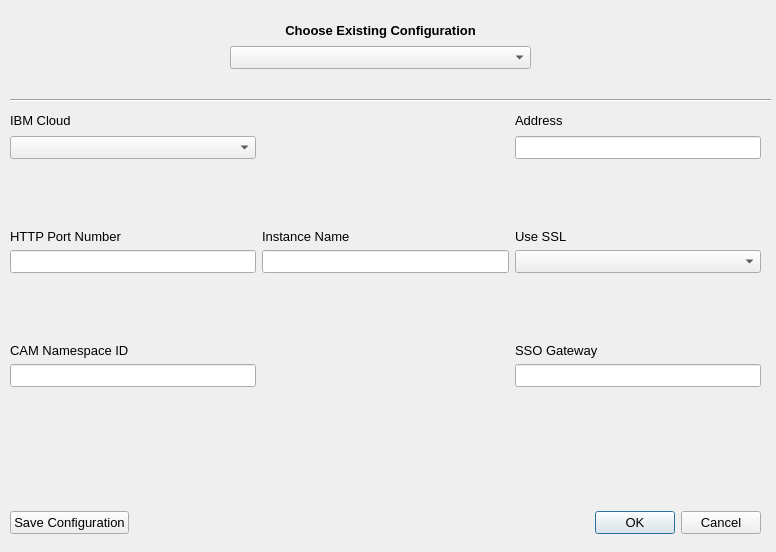
<?xml version="1.0" encoding="UTF-8"?>
<ui version="4.0">
 <class>update_window</class>
 <widget class="QDialog" name="update_window">
  <property name="geometry">
   <rect>
    <x>0</x>
    <y>0</y>
    <width>776</width>
    <height>552</height>
   </rect>
  </property>
  <property name="font">
   <font>
    <pointsize>10</pointsize>
   </font>
  </property>
  <property name="windowTitle">
   <string>ACG Model Cleanup - Update Configuration</string>
  </property>
  <property name="windowIcon">
   <iconset resource="resources.qrc">
    <normaloff>:/ACG.ico</normaloff>:/ACG.ico</iconset>
  </property>
  <widget class="QWidget" name="verticalLayoutWidget">
   <property name="geometry">
    <rect>
     <x>230</x>
     <y>20</y>
     <width>301</width>
     <height>49</height>
    </rect>
   </property>
   <layout class="QVBoxLayout" name="verticalLayout">
    <item>
     <widget class="QLabel" name="label">
      <property name="font">
       <font>
        <pointsize>10</pointsize>
        <weight>75</weight>
        <bold>true</bold>
       </font>
      </property>
      <property name="text">
       <string>Choose Existing Configuration</string>
      </property>
      <property name="alignment">
       <set>Qt::AlignCenter</set>
      </property>
     </widget>
    </item>
    <item>
     <widget class="QComboBox" name="cmb_config"/>
    </item>
   </layout>
  </widget>
  <widget class="Line" name="line">
   <property name="geometry">
    <rect>
     <x>10</x>
     <y>90</y>
     <width>761</width>
     <height>20</height>
    </rect>
   </property>
   <property name="orientation">
    <enum>Qt::Horizontal</enum>
   </property>
  </widget>
  <widget class="QWidget" name="gridLayoutWidget">
   <property name="geometry">
    <rect>
     <x>10</x>
     <y>110</y>
     <width>751</width>
     <height>341</height>
    </rect>
   </property>
   <layout class="QGridLayout" name="gridLayout">
    <item row="2" column="0">
     <spacer name="verticalSpacer">
      <property name="orientation">
       <enum>Qt::Vertical</enum>
      </property>
      <property name="sizeHint" stdset="0">
       <size>
        <width>20</width>
        <height>40</height>
       </size>
      </property>
     </spacer>
    </item>
    <item row="5" column="0">
     <spacer name="verticalSpacer_2">
      <property name="orientation">
       <enum>Qt::Vertical</enum>
      </property>
      <property name="sizeHint" stdset="0">
       <size>
        <width>20</width>
        <height>40</height>
       </size>
      </property>
     </spacer>
    </item>
    <item row="6" column="0">
     <widget class="QLabel" name="label_7">
      <property name="text">
       <string>CAM Namespace ID</string>
      </property>
     </widget>
    </item>
    <item row="3" column="2">
     <widget class="QLabel" name="label_6">
      <property name="text">
       <string>Use SSL</string>
      </property>
     </widget>
    </item>
    <item row="0" column="1">
     <spacer name="horizontalSpacer">
      <property name="orientation">
       <enum>Qt::Horizontal</enum>
      </property>
      <property name="sizeHint" stdset="0">
       <size>
        <width>40</width>
        <height>20</height>
       </size>
      </property>
     </spacer>
    </item>
    <item row="4" column="2">
     <widget class="QComboBox" name="cmb_ssl"/>
    </item>
    <item row="4" column="1">
     <widget class="QLineEdit" name="le_instance"/>
    </item>
    <item row="6" column="2">
     <widget class="QLabel" name="label_8">
      <property name="text">
       <string>SSO Gateway</string>
      </property>
     </widget>
    </item>
    <item row="0" column="2">
     <widget class="QLabel" name="label_3">
      <property name="text">
       <string>Address</string>
      </property>
     </widget>
    </item>
    <item row="7" column="2">
     <widget class="QLineEdit" name="le_gateway"/>
    </item>
    <item row="1" column="0">
     <widget class="QComboBox" name="cmb_cloud"/>
    </item>
    <item row="3" column="0">
     <widget class="QLabel" name="label_4">
      <property name="text">
       <string>HTTP Port Number</string>
      </property>
     </widget>
    </item>
    <item row="3" column="1">
     <widget class="QLabel" name="label_5">
      <property name="text">
       <string>Instance Name</string>
      </property>
     </widget>
    </item>
    <item row="1" column="2">
     <widget class="QLineEdit" name="le_address"/>
    </item>
    <item row="7" column="0">
     <widget class="QLineEdit" name="le_namespace"/>
    </item>
    <item row="0" column="0">
     <widget class="QLabel" name="label_2">
      <property name="text">
       <string>IBM Cloud</string>
      </property>
     </widget>
    </item>
    <item row="4" column="0">
     <widget class="QLineEdit" name="le_port"/>
    </item>
    <item row="8" column="0">
     <spacer name="verticalSpacer_3">
      <property name="orientation">
       <enum>Qt::Vertical</enum>
      </property>
      <property name="sizeHint" stdset="0">
       <size>
        <width>20</width>
        <height>40</height>
       </size>
      </property>
     </spacer>
    </item>
   </layout>
  </widget>
  <widget class="QWidget" name="">
   <property name="geometry">
    <rect>
     <x>10</x>
     <y>510</y>
     <width>751</width>
     <height>26</height>
    </rect>
   </property>
   <layout class="QHBoxLayout" name="horizontalLayout">
    <item>
     <widget class="QPushButton" name="btn_save">
      <property name="text">
       <string>Save Configuration</string>
      </property>
     </widget>
    </item>
    <item>
     <widget class="QDialogButtonBox" name="buttonBox">
      <property name="orientation">
       <enum>Qt::Horizontal</enum>
      </property>
      <property name="standardButtons">
       <set>QDialogButtonBox::Cancel|QDialogButtonBox::Ok</set>
      </property>
     </widget>
    </item>
   </layout>
  </widget>
 </widget>
 <resources>
  <include location="resources.qrc"/>
 </resources>
 <connections>
  <connection>
   <sender>buttonBox</sender>
   <signal>accepted()</signal>
   <receiver>update_window</receiver>
   <slot>accept()</slot>
   <hints>
    <hint type="sourcelabel">
     <x>248</x>
     <y>254</y>
    </hint>
    <hint type="destinationlabel">
     <x>157</x>
     <y>274</y>
    </hint>
   </hints>
  </connection>
  <connection>
   <sender>buttonBox</sender>
   <signal>rejected()</signal>
   <receiver>update_window</receiver>
   <slot>reject()</slot>
   <hints>
    <hint type="sourcelabel">
     <x>316</x>
     <y>260</y>
    </hint>
    <hint type="destinationlabel">
     <x>286</x>
     <y>274</y>
    </hint>
   </hints>
  </connection>
 </connections>
</ui>
